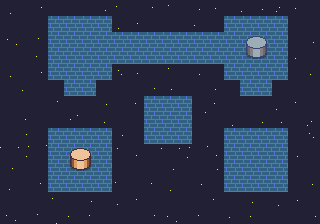

A 2D game scene composited from a Tiled map and its tileset images. What follows is a short description and the map's XML, with each tile layer's data collapsed to a summary:
An orthogonal 20x14 tile map with 16x16 px tiles, 3 tile layers (Background, Background2, Background3), 1 image layer and 7 objects (7x coin).

<map version="1.2" tiledversion="1.2.1" orientation="orthogonal" renderorder="right-down" width="20" height="14" tilewidth="16" tileheight="16" infinite="0" nextlayerid="16" nextobjectid="22">
 <tileset firstgid="1" source="level.tsx" />
 <imagelayer id="15" name="Image Layer 1">
  <image source="background1.png" width="320" height="224" />
 </imagelayer>
 <layer id="12" name="Background" width="20" height="14">
  <properties>
   <property name="tileset" value="level" />
  </properties>
  <data>[280 cells, 91 non-empty, 1 distinct tile ids]</data>
 </layer>
 <objectgroup id="2" name="Coins">
  <object id="11" type="coin" x="73.3483" y="21.0242" width="16" height="16" />
  <object id="20" type="coin" x="72.4575" y="52.1008" width="16" height="16" />
 </objectgroup>
 <group id="4" name="Group 1">
  <objectgroup id="5" name="MoreCoins">
   <object id="16" type="coin" x="269.706" y="37.872" width="16" height="16" />
  </objectgroup>
  <layer id="13" name="Background2" width="20" height="14">
   <properties>
    <property name="tileset" value="level" />
   </properties>
   <data>[280 cells, 4 non-empty, 4 distinct tile ids]</data>
  </layer>
  <group id="7" name="Group 2">
   <objectgroup id="8" name="EvenMoreCoins">
    <object id="14" type="coin" x="230.535" y="134.53" width="16" height="16" />
    <object id="17" type="coin" x="263.908" y="135.466" width="16" height="16" />
    <object id="18" type="coin" x="230.949" y="164.063" width="16" height="16" />
    <object id="19" type="coin" x="264.392" y="164.063" width="16" height="16" />
   </objectgroup>
   <layer id="14" name="Background3" width="20" height="14">
    <properties>
     <property name="tileset" value="level" />
    </properties>
    <data>[280 cells, 4 non-empty, 4 distinct tile ids]</data>
   </layer>
  </group>
 </group>
</map>
